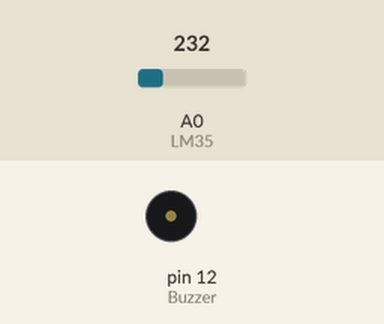
This sketch was run on a simulated Arduino Leonardo, built with avr-gcc and run on an emulated ATmega32U4. On the bench: buzzer (waves = sounding). Inputs (shaded band) come from the test bench; at power-on: A0 (LM35) = 232.

Above: at 1.2 s.
1.3 s: A0 (LM35) set to 289
3.5 s: A0 (LM35) set to 321
At 5.7 s:
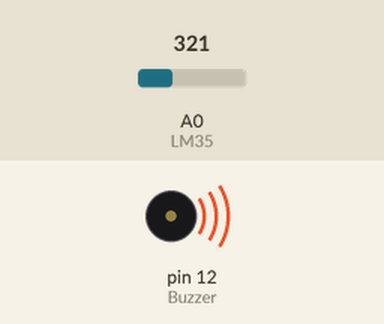
6.0 s: A0 (LM35) set to 290
At 7.3 s:
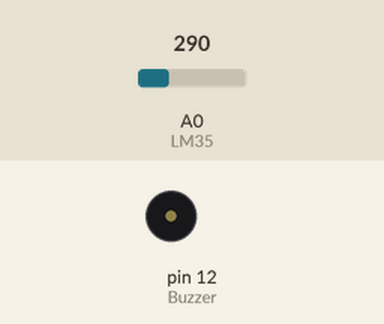
8.0 s: A0 (LM35) set to 336
At 10.4 s:
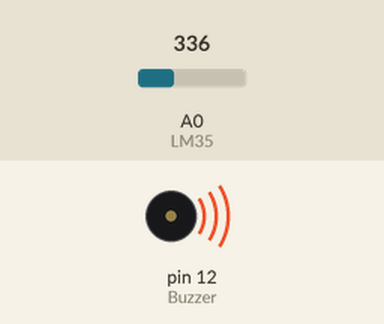
Timing chart, 0 to 11.5 s (numbered marks = the images above; inputs shaded):
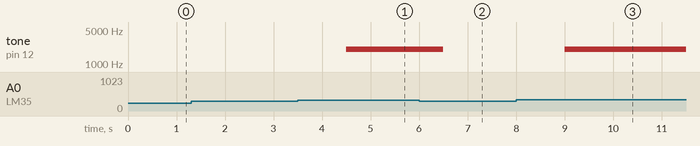

The sketch:

Projeto_Alarme.ino
```cpp
const int LM35 = 0;
float temperatura = 0;
int ADCLido = 0;
const int Buzzer = 12;

void setup() {
  //Serial.begin(9600);
  analogReference(INTERNAL);
  pinMode(Buzzer, OUTPUT);
}

void loop() {
  ADCLido = analogRead(LM35);
  temperatura = ADCLido * 0.1075268817;
  if(temperatura > 33){ // setei como 25ºC
      delay(1000);
          ADCLido = analogRead(LM35);
      temperatura = ADCLido * 0.1075268817204301; //no Leonardo use 0.4887585532
      if(temperatura > 33){
        tone(Buzzer, 2000);
      }
  }
  else{
    noTone(Buzzer);
  }
}
```

Measured:
- the behaviour switches between 306 and 307 on A0 (LM35) (found by bisection; images 0 and 1)
- after the input at 1.3 s, every drawn part: stays the same
- after the input at 3.5 s, tone on pin 12 (Buzzer): silent → 2000 Hz after 1.0 s
- after the input at 6.0 s, tone on pin 12 (Buzzer): 2000 Hz → silent after 0.50 s
- after the input at 8.0 s, tone on pin 12 (Buzzer): silent → 2000 Hz after 1.0 s
